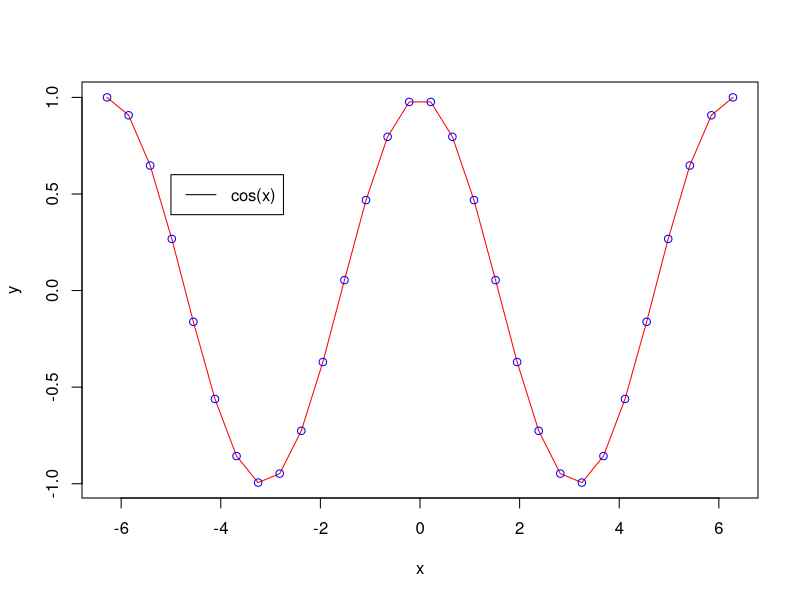

The R script that drew this image:
x = seq(-2*pi, 2*pi, len = 30)
y = cos(x)
plot(x, y, type = "l", col = "red")

lines(x, y, type = "p",col = "blue")
legends = paste("cos(x)", sep = "")
legend(-5,0.6, legends, lty = "solid")